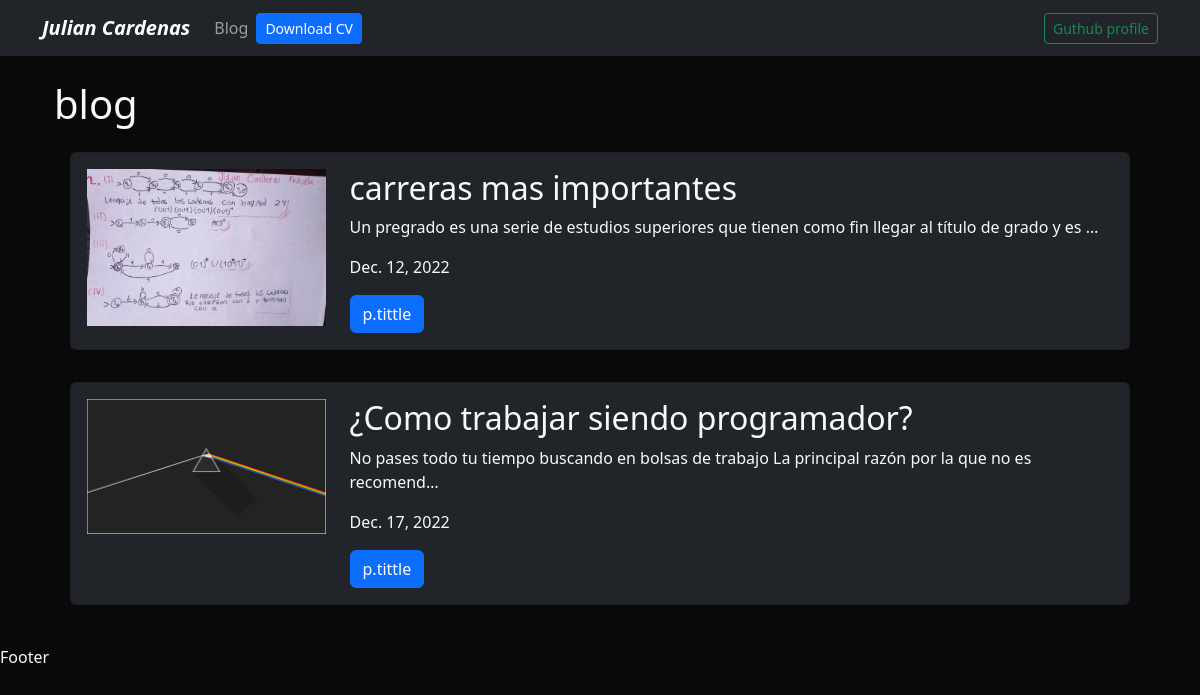
Screenshot of /blog/ with the database file from the repository.
### blog/models.py (models this page shows)
class Post(models.Model):
    tittle = CharField(max_length=50)
    description = TextField()
    image = ImageField(upload_to='blog/images/')
    date = DateField(default= datetime.date.today)

### blog/views.py (the view)
# urls.py: path('', render_posts, name='posts'),
def render_posts(request):
    posts = Post.objects.all()
    return render(request, 'posts.html',{'posts': posts})

### blog/templates/posts.html
{% extends 'layout.html' %}
{% block content %}
<h1>blog</h1>
{% for p in posts  %}
<div class="p-3">
    <div class="card card-body bg-dark">
        <div class="row">
            <div class="col-3">
                <img src="{{p.image.url}}" alt="{{p.tittle}}" class="img-fluid">
            </div>
            <div class="col-9">
                <h2>{{p.tittle}}</h2>
                <p>{{p.description|safe|truncatechars:100}}</p>
                <p>{{p.date}}</p>
                <a href="{% url 'blog:post_detail' p.id %}" class="btn btn-primary">p.tittle</a>
            </div>
        </div>
    </div>
</div>
{% endfor %}
{% endblock %}

### portafolio/static/main.css (style rules this page uses)
body { background: #090909; }

### rows the page displays
Post: image (picture), tittle "carreras mas importantes", description "Un pregrado es una serie de estudios superiores que tienen como fin llegar al título de grado y es …", date "Dec. 12, 2022"
Post: image (picture), tittle "¿Como trabajar siendo programador?", description "No pases todo tu tiempo buscando en bolsas de trabajo La principal razón por la que no es recomend…", date "Dec. 17, 2022"
